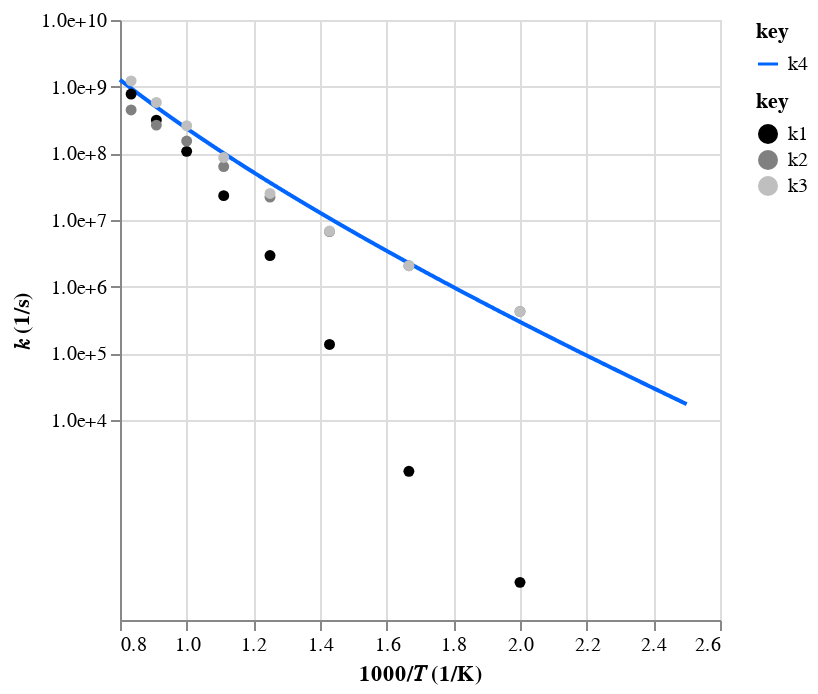

The notebook cell saved with this chart:
### Code cell
# S(722)r0 = C5H8(522) + HO2(8)
sciss_mess_out_fake = """
W2->W13

P\T           500       600       700       800       900     1e+03   1.1e+03   1.2e+03   1.3e+03   1.4e+03   1.5e+03   1.6e+03   1.7e+03   1.8e+03   1.9e+03     2e+03
0.1         0.555        33  8.02e+03  3.84e+05   4.7e+06   2.8e+07   9.6e+07  2.61e+08  5.44e+08  1.01e+09  1.65e+09  2.56e+09  3.62e+09  4.72e+09  5.76e+09   7.2e+09
1            36.7   1.7e+03  1.36e+05  2.93e+06  2.32e+07  1.07e+08  3.15e+08  7.74e+08  1.52e+09  2.69e+09   4.3e+09  6.51e+09   9.1e+09  1.21e+10  1.49e+10  1.91e+10
10       1.45e+03  5.96e+04  1.44e+06  1.57e+07  8.92e+07  3.37e+08  8.86e+08     2e+09  3.72e+09  6.36e+09  9.88e+09  1.46e+10  2.01e+10  2.66e+10  3.29e+10   4.2e+10
100      8.75e+04  1.67e+06  1.51e+07   8.5e+07  3.26e+08  9.63e+08  2.21e+09  4.53e+09  7.98e+09  1.31e+10  1.99e+10  2.88e+10  3.92e+10  5.15e+10  6.37e+10  8.09e+10
O-O      4.14e+06  5.69e+07  3.73e+08  1.54e+09  4.64e+09  1.12e+10  2.32e+10  4.26e+10  7.12e+10  1.11e+11  1.62e+11  2.26e+11  3.04e+11  3.96e+11  5.01e+11  6.19e+11
"""
sciss_mess_out_real = """
W2->P2

P\T           500       600       700       800       900     1e+03   1.1e+03   1.2e+03   1.3e+03   1.4e+03   1.5e+03   1.6e+03   1.7e+03   1.8e+03   1.9e+03     2e+03
0.1      2.39e+04  1.25e+05  7.04e+05  4.82e+06  2.03e+07  5.96e+07  1.13e+08  2.05e+08  2.77e+08  3.91e+08  4.41e+08  5.56e+08  5.94e+08  5.31e+08  4.78e+08  4.04e+08
1        4.25e+05  2.06e+06   6.7e+06  2.21e+07  6.34e+07  1.53e+08  2.65e+08  4.48e+08  5.91e+08  8.15e+08  9.31e+08  1.17e+09  1.25e+09  1.24e+09  1.21e+09  1.17e+09
10       2.19e+06   1.6e+07  5.26e+07  1.21e+08  2.29e+08  3.93e+08  5.65e+08  8.33e+08  1.03e+09  1.35e+09  1.51e+09  1.85e+09  1.95e+09  1.98e+09  1.96e+09  1.95e+09
100      3.65e+06  4.17e+07  1.97e+08  5.22e+08  9.62e+08  1.43e+09   1.8e+09  2.17e+09  2.34e+09  2.64e+09  2.69e+09  3.01e+09     3e+09  2.94e+09  2.87e+09  2.78e+09
O-O           ***       ***       ***       ***       ***       ***       ***       ***       ***       ***       ***       ***       ***       ***       ***       ***
"""
sciss_rxn_fake = ac.rate.from_mess_channel_output(sciss_mess_out_fake)
sciss_rxn_real = ac.rate.from_mess_channel_output(sciss_mess_out_real)
sciss_rxn_data = sciss_rxn_fake + sciss_rxn_real
sciss_rxn_fit = ac.rate.fit_plog(sciss_rxn_data, sanitize=False)
ac.rate.display([sciss_rxn_fake, sciss_rxn_real, sciss_rxn_data, sciss_rxn_fit])

### Figure 1 — Vega-Lite specification as saved in the notebook (floating-point values rounded to 4 significant figures; data arrays with more than 128 entries replaced by an {"elided": "..."} marker saying what was removed)
{"config": {"view": {"continuousWidth": 300, "continuousHeight": 300}}, "layer": [{"data": {"name": "data-5cc88e2e3ee249977066d9813c5e4aad"}, "mark": {"type": "line"}, "encoding": {"color": {"field": "key", "scale": {"domain": ["k4"], "range": ["#0066ff"]}, "type": "nominal"}, "x": {"field": "x", "scale": {"zero": false}, "title": "1000/𝑇 (1/K)", "type": "quantitative"}, "y": {"axis": {"format": ".1e", "values": [10000, 100000, 1000000, 10000000, 100000000, 1000000000, 10000000000]}, "field": "value", "scale": {"type": "log"}, "title": "𝑘 (1/s)", "type": "quantitative"}}, "transform": [{"fold": ["k4"]}]}, {"data": {"name": "data-b18b2f63cbd67236f3ac9daa78f5c790"}, "mark": {"type": "point", "filled": true, "opacity": 1}, "encoding": {"color": {"field": "key", "scale": {"domain": ["k1", "k2", "k3"], "range": ["#000000", "#808080ff", "#bfbfbfff"]}, "type": "nominal"}, "x": {"field": "x", "scale": {"zero": false}, "title": "1000/𝑇 (1/K)", "type": "quantitative"}, "y": {"axis": {"format": ".1e", "values": [100, 1000, 10000, 100000, 1000000, 10000000, 100000000, 1000000000, 10000000000]}, "field": "value", "scale": {"type": "log"}, "title": "𝑘 (1/s)", "type": "quantitative"}}, "transform": [{"fold": ["k1", "k2", "k3"]}]}], "resolve": {"scale": {"color": "independent"}}, "$schema": "https://vega.github.io/schema/vega-lite/v5.20.1.json", "datasets": {"data-5cc88e2e3ee249977066d9813c5e4aad": {"elided": "1000 records"}, "data-b18b2f63cbd67236f3ac9daa78f5c790": [{"x": 2.0, "k1": 36.7, "k2": 425000.0, "k3": 425000.0}, {"x": 1.667, "k1": 1700.0, "k2": 2060000.0, "k3": 2062000.0}, {"x": 1.429, "k1": 136000.0, "k2": 6700000.0, "k3": 6836000.0}, {"x": 1.25, "k1": 2930000.0, "k2": 22100000.0, "k3": 25030000.0}, {"x": 1.111, "k1": 23200000.0, "k2": 63400000.0, "k3": 86600000.0}, {"x": 1.0, "k1": 107000000.0, "k2": 153000000.0, "k3": 260000000.0}, {"x": 0.9091, "k1": 315000000.0, "k2": 265000000.0, "k3": 580000000.0}, {"x": 0.8333, "k1": 774000000.0, "k2": 448000000.0, "k3": 1222000000.0}]}}
